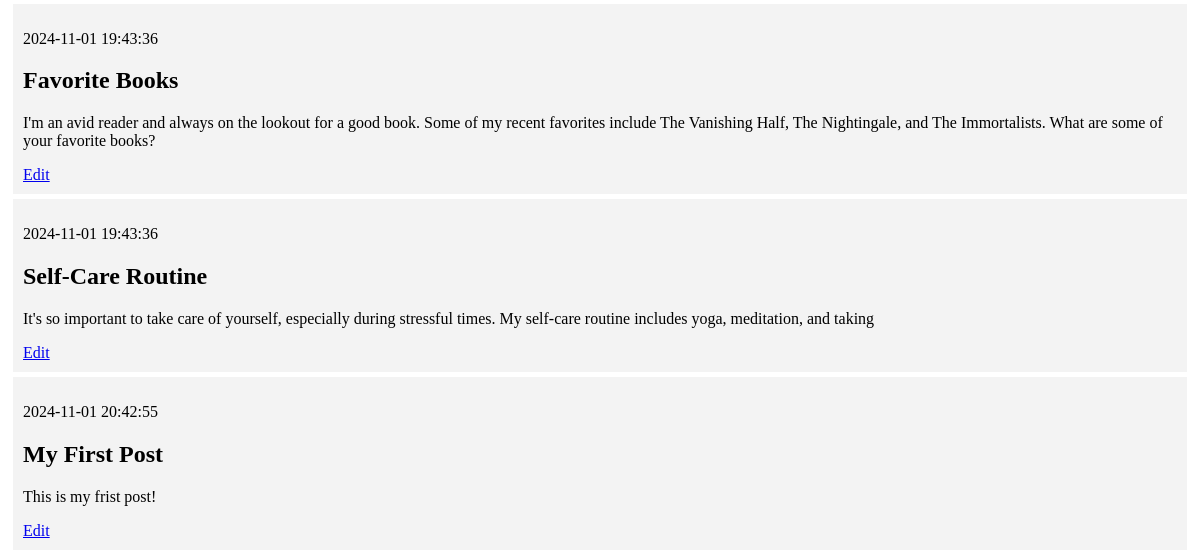
Before: / (lower part) with the older database file.
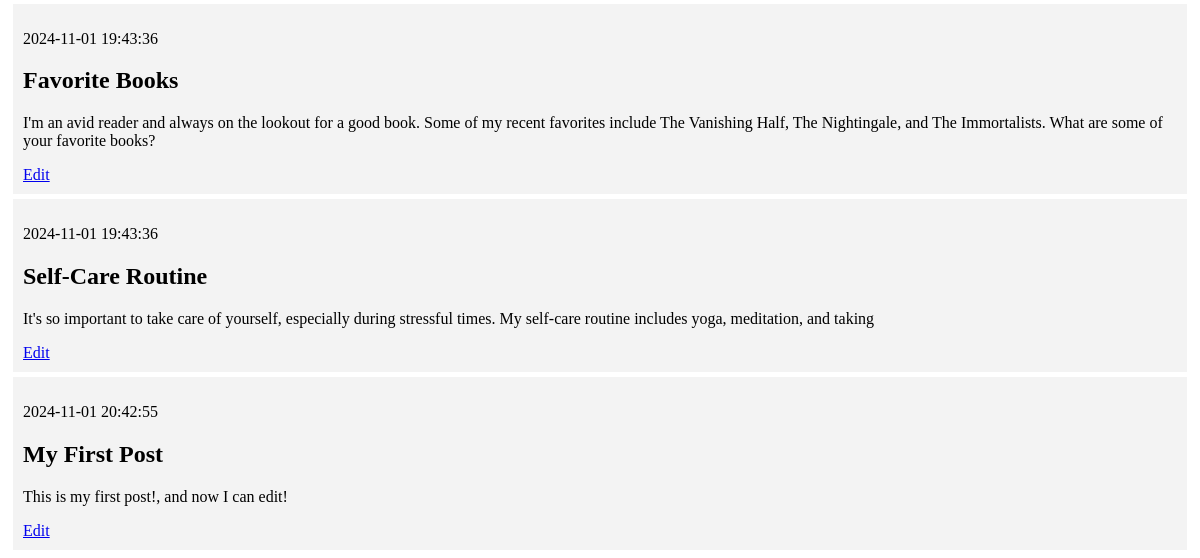
After: the same page with the newer database file.
### tables this page shows
CREATE TABLE posts (
    id INTEGER PRIMARY KEY AUTOINCREMENT,
    created TIMESTAMP NOT NULL DEFAULT CURRENT_TIMESTAMP,
    title TEXT NOT NULL,
    content TEXT NOT NULL
);

### app.py (the view)
@app.route('/')
def index():
    conn = get_db_connection()
    cur = conn.cursor()
    cur.execute("SELECT * FROM posts")
    post = cur.fetchall()
    cur.close()
    conn.close()
    return render_template('index.html', posts=post)

### app.py (called while the page is built)
def get_db_connection():
    conn = sqlite3.connect('database.db')
    conn.row_factory = sqlite3.Row
    return conn

### templates/index.html (shortened to what this page needs)
{% extends 'base.html' %}
{% block content %}
    {% for post in posts %}
        <div class='post'>
            <p>{{ post['created'] }}</p>
            <h2>{{ post['title'] }}</h2>
            <p>{{ post['content'] }}</p>
            <a href="{{ url_for('edit', id=post['id']) }}">Edit</a>
        </div>
    {% endfor %}
{% endblock %}

### templates/base.html (shortened to what this page needs)
<!DOCTYPE html>
<html lang="en">
<head>
</head>
<body>
    <div class="content">
        {% block content %} {% endblock %}
    </div>
</body>
</html>

### templates/base.html (style rules this page uses)
.post { padding: 10px; margin: 5px; background-color: #f3f3f3 }

Changed rows visible on the page:
changed posts "My First Post": content "This is my frist post!" → "This is my first post!, and now I can edit!"
